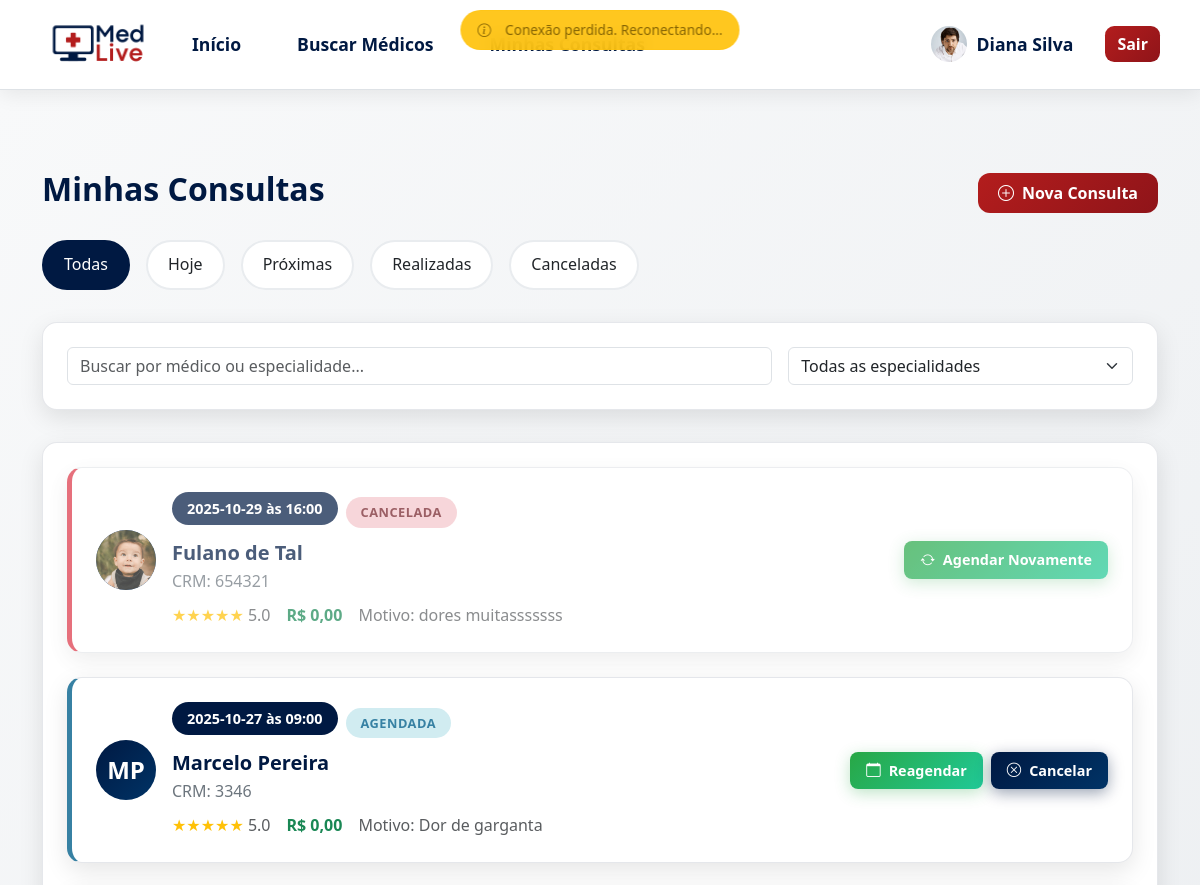
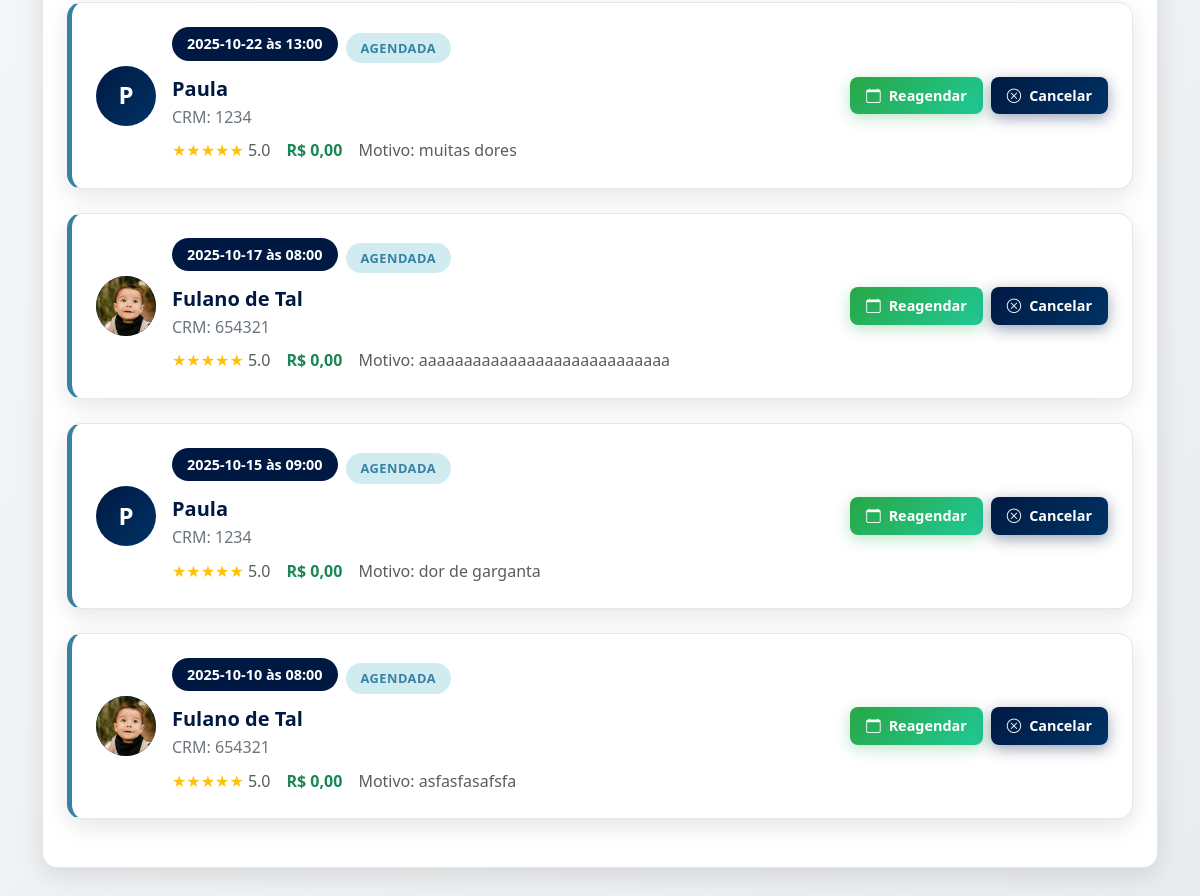
/minhas_consultas (signed in), run on an earlier commit of the app's database (2 pictures, top to bottom).
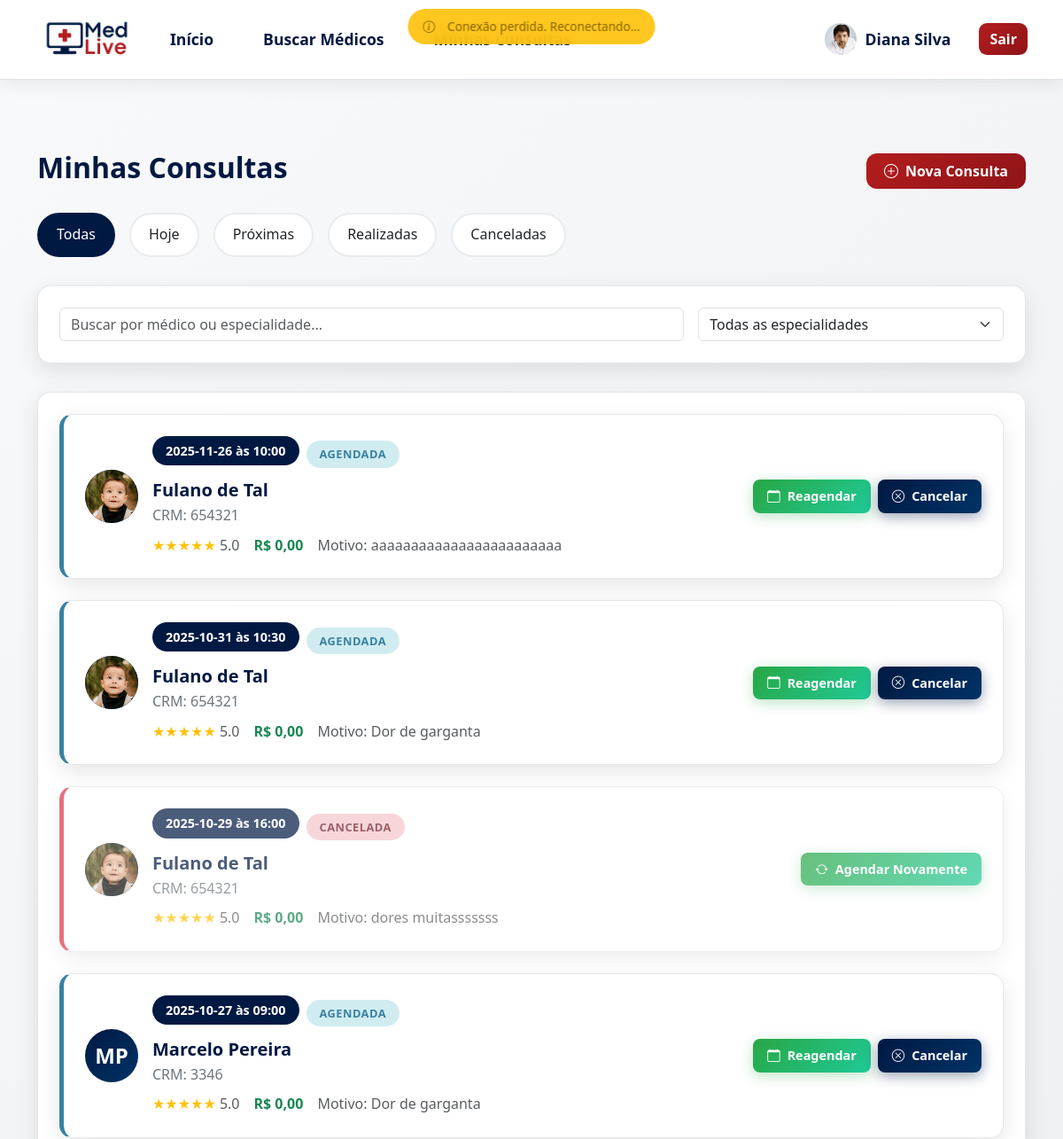
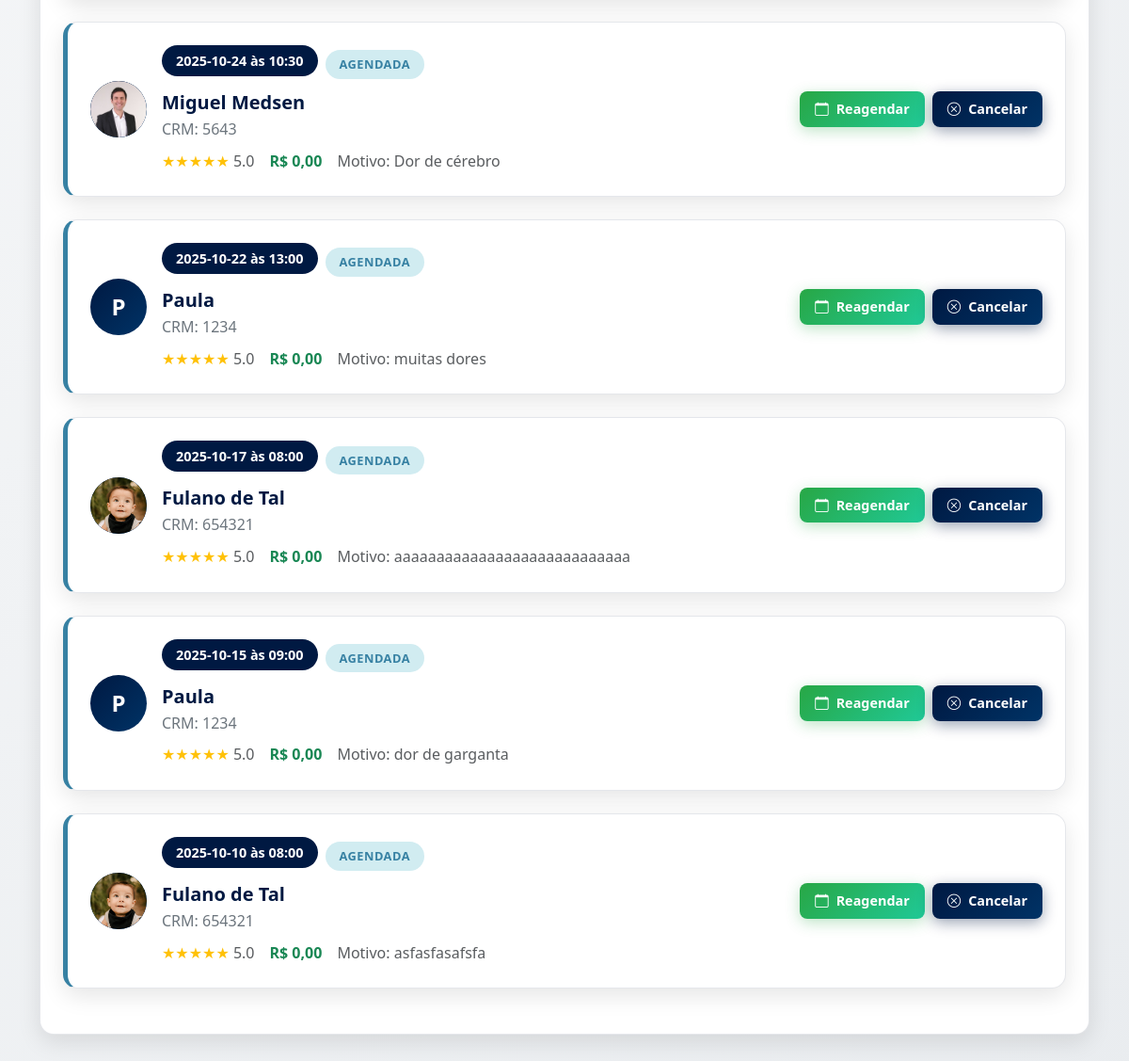
And on a later commit of the database (2 pictures, top to bottom).
### tables this page shows
CREATE TABLE agendamento (
idAgendamento INTEGER PRIMARY KEY,
idPaciente INTEGER NOT NULL,
idMedico INTEGER NOT NULL,
dataAgendamento TEXT NOT NULL,
horario TEXT NOT NULL,
status TEXT NOT NULL DEFAULT 'agendado',
queixa TEXT,
preco REAL DEFAULT 0.0,
dataInclusao TIMESTAMP DEFAULT CURRENT_TIMESTAMP,
FOREIGN KEY (idPaciente) REFERENCES usuario(idUsuario),
FOREIGN KEY (idMedico) REFERENCES usuario(idUsuario)
);

CREATE TABLE usuario (
idUsuario INTEGER PRIMARY KEY AUTOINCREMENT,
nome TEXT NOT NULL,
cpf TEXT NOT NULL,
email TEXT NOT NULL,
senha TEXT NOT NULL,
genero TEXT NOT NULL,
dataNascimento TEXT NOT NULL,
perfil TEXT NOT NULL DEFAULT 'paciente',
foto TEXT,
token_redefinicao TEXT,
data_token TIMESTAMP,
data_cadastro TIMESTAMP DEFAULT CURRENT_TIMESTAMP
);

CREATE TABLE medico (
idMedico INTEGER PRIMARY KEY,
crm TEXT NOT NULL,
statusProfissional TEXT NOT NULL,
FOREIGN KEY (idMedico) REFERENCES usuario(idUsuario)
);

### routes/paciente/paciente_rotas.py (the view)
@router.get("/minhas_consultas")
@requer_autenticacao(["paciente"])
async def get_minhas_consultas(request: Request, sucesso: str = None, usuario_logado: dict = None):
    mensagem_sucesso = None
    if sucesso == "agendamento":
        mensagem_sucesso = "Consulta agendada com sucesso! Você receberá uma confirmação em breve."
    print(f"🔍 DEBUG - Usuário logado: ID={usuario_logado.get('idUsuario')}, Nome={usuario_logado.get('nome')}, Email={usuario_logado.get('email')}")
    consultas = []
    try:
        consultas = obter_agendamentos_por_paciente(usuario_logado["idUsuario"])
        print(f"🔍 DEBUG - Encontrados {len(consultas)} agendamentos para o paciente ID {usuario_logado['idUsuario']}")
        for i, consulta in enumerate(consultas):
            print(f"  {i+1}. Médico: {consulta.get('nomeMedico')} | Data: {consulta.get('dataAgendamento')} | Horário: {consulta.get('horario')}")
    except Exception as e:
        print(f"❌ Erro ao buscar consultas do paciente {usuario_logado['idUsuario']}: {e}")
    return templates.TemplateResponse("/paciente/minhas_consultas.html", {
        "request": request,
        "usuario": usuario_logado,
        "mensagem_sucesso": mensagem_sucesso,
        "consultas": consultas
    })

### templates/paciente/minhas_consultas.html (shortened to what this page needs)
{% extends "base_paciente.html" %}
{% block conteudo %}
{% block extra_css %}
<link rel="stylesheet" href="/static/css/minhas_consultas.css">
{% endblock %}
    <section class="consultations-section">
        <div class="container">
            <div class="d-flex justify-content-between align-items-center mb-4">
                <h2 class="fw-bold text-azul">Minhas Consultas</h2>
                <a href="/buscar_medicos" class="btn btn-vermelho">
                    <i class="bi bi-plus-circle me-2"></i>Nova Consulta
                </a>
            </div>
            <div class="filter-tabs">
                <div class="filter-tab active" onclick="filterConsultations('all')">
                    Todas
                </div>
                <div class="filter-tab" onclick="filterConsultations('today')">
                    Hoje
                </div>
                <div class="filter-tab" onclick="filterConsultations('upcoming')">
                    Próximas
                </div>
                <div class="filter-tab" onclick="filterConsultations('completed')">
                    Realizadas
                </div>
                <div class="filter-tab" onclick="filterConsultations('cancelled')">
                    Canceladas
                </div>
            </div>
            <div class="filter-card">
                <div class="row g-3 align-items-center">
                    <div class="col-md-8">
                        <input type="text" class="form-control" id="searchInput"
                            placeholder="Buscar por médico ou especialidade..." oninput="searchConsultations()">
                    </div>
                    <div class="col-md-4">
                        <select class="form-select" id="specialtyFilter" onchange="filterBySpecialty()">
                            <option value="">Todas as especialidades</option>
                        </select>
                    </div>
                </div>
            </div>
            <div class="filter-card">
                <div id="consultationsList">
                    {% if consultas %}
                        {% for consulta in consultas %}
                            {% set status_map = {
                                'agendado': 'upcoming',
                                'hoje': 'today',
                                'realizada': 'completed',
                                'cancelada': 'cancelled'
                            } %}
                            {% set status = status_map.get(consulta.status, 'upcoming') %}
                            {% set status_text_map = {
                                'upcoming': 'Agendada',
                                'today': 'Hoje',
                                'completed': 'Realizada',
                                'cancelled': 'Cancelada'
                            } %}
                            {% set status_text = status_text_map.get(status, 'Agendada') %}
                            <div class="consultation-card {{ status }}">
                                <div class="row align-items-center">
                                    <div class="col-md-8">
                                        <div class="d-flex align-items-center">
                                            <div class="doctor-avatar">
                                                {% if consulta.fotoMedico %}
                                                    <img src="{{ consulta.fotoMedico }}" alt="Foto do Dr. {{ consulta.nomeMedico }}"
                                                         class="rounded-circle doctor-photo"
                                                         style="width: 60px; height: 60px; object-fit: cover;">
                                                {% else %}
                                                    <div class="avatar-initials">
                                                        {% if consulta.nomeMedico %}
                                                            {{ consulta.nomeMedico.split()[0][0] }}{{ consulta.nomeMedico.split()[-1][0] if consulta.nomeMedico.split()|length > 1 else '' }}
                                                        {% else %}
                                                            DR
                                                        {% endif %}
                                                    </div>
                                                {% endif %}
                                            </div>
                                            <div class="flex-grow-1">
                                                <div class="d-flex align-items-center gap-2 mb-2">
                                                    <div class="consultation-time">{{ consulta.dataAgendamento }} às {{ consulta.horario }}</div>
                                                    <span class="status-badge {{ status }}">{{ status_text }}</span>
                                                </div>
                                                <h5 class="fw-bold text-azul mb-1">{{ consulta.nomeMedico or 'Dr. [Nome não disponível]' }}</h5>
                                                <div class="d-flex align-items-center gap-2 mb-2">
                                                    <span class="text-secondary">CRM: {{ consulta.crm or 'N/A' }}</span>
                                                </div>
                                                <div class="d-flex align-items-center gap-3">
                                                    <div class="rating-stars">
                                                        ★★★★★
                                                        <span class="text-muted">5.0</span>
                                                    </div>
                                                    <span class="fw-bold text-success">R$ {{ "%.2f"|format(consulta.preco) if consulta.preco else '0,00' }}</span>
                                                    {% if consulta.queixa %}
                                                        <span class="text-muted">Motivo: {{ consulta.queixa }}</span>
                                                    {% endif %}
                                                </div>
                                            </div>
                                        </div>
                                    </div>
                                    <div class="col-md-4 text-end">
                                        {% if status == 'today' %}
                                            <div class="d-flex gap-2 justify-content-end flex-wrap">
                                                <a href="/sala_espera" class="btn btn-join">
                                                    <i class="bi bi-camera-video me-2"></i>Entrar
                                                </a>
                                                <a href="/agendar_consulta" class="btn btn-verde">
                                                    <i class="bi bi-calendar me-2"></i>Reagendar
                                                </a>
                                            </div>
                                        {% elif status == 'upcoming' %}
                                            <div class="d-flex gap-2 justify-content-end flex-wrap">
                                                <a href="/agendar_consulta" class="btn btn-verde">
                                                    <i class="bi bi-calendar me-2"></i>Reagendar
                                                </a>
                                                <button class="btn btn-cancelar" data-consulta-id="{{ consulta.idAgendamento }}">
                                                    <i class="bi bi-x-circle me-2"></i>Cancelar
                                                </button>
                                            </div>
                                        {% elif status == 'cancelled' %}
                                            <div class="d-flex gap-2 justify-content-end flex-wrap">
                                                <a href="/agendar_consulta" class="btn btn-verde">
                                                    <i class="bi bi-arrow-repeat me-2"></i>Agendar Novamente
                                                </a>
                                            </div>
                                        {% endif %}
                                    </div>
                                </div>
                            </div>
                        {% endfor %}
                    {% endif %}
                </div>
            </div>
        </div>
    </section>
{% endblock %}

### templates/base_paciente.html (shortened to what this page needs)
<!DOCTYPE html>
<html lang="pt-br">
<head>
    <link href="https://cdn.jsdelivr.net/npm/bootstrap@5.3.3/dist/css/bootstrap.min.css" rel="stylesheet">
    <link href="https://cdn.jsdelivr.net/npm/bootstrap-icons@1.10.5/font/bootstrap-icons.css" rel="stylesheet">
    <link rel="stylesheet" href="/static/css/style.css">
    <link rel="stylesheet" href="/static/css/notifications.css">
    {% block extra_css %}{% endblock %}
</head>
<body style="background-color: #F5F5F5; margin: 0; padding: 0;">
    <nav class="navbar navbar-expand-lg navbar-custom border-bottom">
        <div class="container-fluid px-4">
            <a class="navbar-brand me-4" href="/">
                <img src="/static/img/logo.png" alt="Logo MedLive" class="logo-img">
            </a>
            <div class="navbar-collapse justify-content-between" id="navbarNav">
                <ul class="navbar-nav d-flex flex-lg-row flex-column gap-lg-4 gap-2 align-items-lg-center">
                    <li class="nav-item"><a class="nav-link fw-bold" href="/dashboard_paciente">Início</a></li>
                    <li class="nav-item"><a class="nav-link fw-bold" href="/buscar_medicos">Buscar Médicos</a></li>
                    <li class="nav-item"><a class="nav-link fw-bold" href="/minhas_consultas">Minhas Consultas</a>
                    </li>
                </ul>
                <div class="d-flex align-items-center gap-3 mt-3 mt-lg-0 navbar-actions">
                    <div class="user-link-wrapper position-relative">
                        <a class="nav-link fw-bold user-link-inner px-0" href="/perfil_paciente">
                            <span class="icon-text-wrapper">
                                <img src="{{ usuario.foto if usuario.foto else '/static/img/user-default.png' }}"
                                     alt="Foto do perfil"
                                     class="user-avatar-navbar"
                                     style="width: 40px; height: 40px; border-radius: 50%; object-fit: cover; border: 2px solid #fff; image-rendering: -webkit-optimize-contrast; image-rendering: crisp-edges; backface-visibility: hidden; transform: translateZ(0);">
                                <span class="ms-2">{{ usuario.nome }}</span>
                            </span>
                        </a>
                    </div>
                    <a href="/logout" class="btn btn-sair">Sair</a>
                </div>
            </div>
        </div>
    </nav>
    <main>
        {% block conteudo %}
        {% endblock %}
    </main>
</body>
</html>

What changed in the data, as far as the page shows it:
added agendamento: fotoMedico (picture), dataAgendamento "2025-11-26", horario "10:00", status_text "AGENDADA", nome "Fulano de Tal", crm "654321", preco "0,00", queixa "aaaaaaaaaaaaaaaaaaaaaaaa"
added agendamento: fotoMedico (picture), dataAgendamento "2025-10-31", horario "10:30", status_text "AGENDADA", nome "Fulano de Tal", crm "654321", preco "0,00", queixa "Dor de garganta"
added agendamento: fotoMedico (picture), dataAgendamento "2025-10-24", horario "10:30", status_text "AGENDADA", nome "Miguel Medsen", crm "5643", preco "0,00", queixa "Dor de cérebro"
